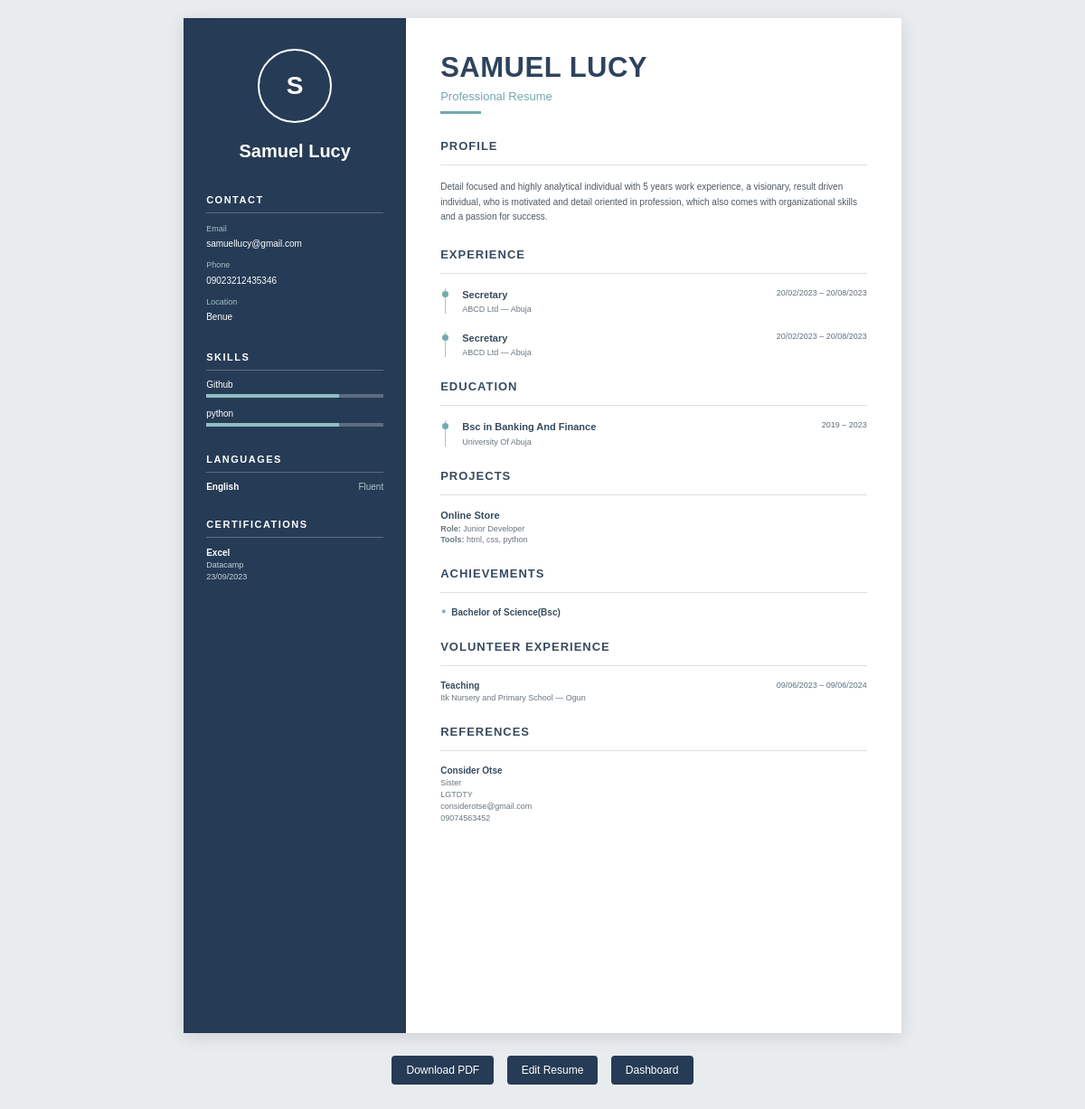
/resume/73, run on the app's committed database.
### tables this page shows
CREATE TABLE resumes (
        id INTEGER PRIMARY KEY,
        name TEXT,
        date_of_birth TEXT,
        email TEXT,
        phone_number TEXT,
        location TEXT,
        summary TEXT
    , template TEXT DEFAULT 'professional', user_id INTEGER);

CREATE TABLE skills (
        id INTEGER PRIMARY KEY,
        resume_id INTEGER,
        skill TEXT,
        FOREIGN KEY (resume_id) REFERENCES resumes(id)
    );

CREATE TABLE languages (
        id INTEGER PRIMARY KEY,
        resume_id INTEGER,
        language TEXT,
        proficiency TEXT,
        FOREIGN KEY (resume_id) REFERENCES resumes(id)
    );

CREATE TABLE certifications (
        id INTEGER PRIMARY KEY,
        resume_id INTEGER,
        name TEXT,
        organization TEXT,
        date TEXT,
        FOREIGN KEY (resume_id) REFERENCES resumes(id)
    );

CREATE TABLE work_experience (
    id INTEGER PRIMARY KEY,
    resume_id INTEGER,
    job_title TEXT,
    company TEXT,
    location TEXT,
    start_date TEXT,
    end_date TEXT,
    description TEXT,
    FOREIGN KEY (resume_id) REFERENCES resumes(id)
    );

CREATE TABLE education (
        id INTEGER PRIMARY KEY,
        resume_id INTEGER,
        school TEXT,
        degree TEXT,
        field TEXT,
        start_year TEXT,
        end_year TEXT, education_type TEXT,
        FOREIGN KEY (resume_id) REFERENCES resumes(id)
    );

CREATE TABLE projects (
        id INTEGER PRIMARY KEY,
        resume_id INTEGER,
        project_name TEXT,
        description TEXT,
        role TEXT,
        tools TEXT,
        project_link TEXT,
        FOREIGN KEY (resume_id) REFERENCES resumes(id)
    );

CREATE TABLE achievements (
        id INTEGER PRIMARY KEY,
        resume_id INTEGER,
        title TEXT,
        description TEXT,
        FOREIGN KEY (resume_id) REFERENCES resumes(id)
    );

CREATE TABLE volunteer_experience (
        id INTEGER PRIMARY KEY,
        resume_id INTEGER,
        organization TEXT,
        role TEXT,
        location TEXT,
        start_date TEXT,
        end_date TEXT,
        description TEXT,
        FOREIGN KEY (resume_id) REFERENCES resumes(id)
    );

CREATE TABLE resume_references (
        id INTEGER PRIMARY KEY,
        resume_id INTEGER,
        name TEXT,
        relationship TEXT,
        organization TEXT,
        email TEXT,
        phone_number TEXT,
        FOREIGN KEY (resume_id) REFERENCES resumes(id)
    );

### app.py (the view)
@app.route("/resume/<int:resume_id>")
def view_resume(resume_id):
    resume = get_complete_resume(resume_id)
    if not resume:
        return "Resume not found", 404
    if resume["template"] == "modern":
        template_file = "resume_modern.html"
    else:
        template_file = "resume.html"
    return render_template(
        template_file,
        resume=resume
    )

### templates/resume_modern.html (shortened to what this page needs)
<!DOCTYPE html>
<html>
<head>
</head>
<body>
<div class="modern-resume">
    <aside class="modern-sidebar">
        <div class="profile-area">
            <div class="profile-circle">
                {{ resume["personal_information"]["name"][0] | upper }}
            </div>
            <p class="sidebar-name">
                {{ resume["personal_information"]["name"] }}
            </p>
        </div>
        <div class="sidebar-section">
            <div class="sidebar-title">
                Contact
            </div>
            {% if resume["personal_information"]["email"] %}
                <div class="contact-item">
                    <span class="contact-label">Email</span>
                    {{ resume["personal_information"]["email"] }}
                </div>
            {% endif %}
            {% if resume["personal_information"]["phone_number"] %}
                <div class="contact-item">
                    <span class="contact-label">Phone</span>
                    {{ resume["personal_information"]["phone_number"] }}
                </div>
            {% endif %}
            {% if resume["personal_information"]["location"] %}
                <div class="contact-item">
                    <span class="contact-label">Location</span>
                    {{ resume["personal_information"]["location"] }}
                </div>
            {% endif %}
        </div>
        {% if resume["skills"] %}
        <div class="sidebar-section">
            <div class="sidebar-title">
                Skills
            </div>
            {% for skill in resume["skills"] %}
                {% if skill["skill"] %}
                <div class="skill-item">
                    <div class="skill-name">
                        {{ skill["skill"] }}
                    </div>
                    <div class="skill-bar">
                        <div class="skill-level"></div>
                    </div>
                </div>
                {% endif %}
            {% endfor %}
        </div>
        {% endif %}
        {% if resume["languages"] %}
        <div class="sidebar-section">
            <div class="sidebar-title">
                Languages
            </div>
            {% for language in resume["languages"] %}
                <div class="language-item">
                    <span class="language-name">
                        {{ language["language"] }}
                    </span>
                    {% if language["proficiency"] %}
                        <span class="language-level">
                            {{ language["proficiency"] }}
                        </span>
                    {% endif %}
                </div>
            {% endfor %}
        </div>
        {% endif %}
        {% if resume["certifications"] %}
        <div class="sidebar-section">
            <div class="sidebar-title">
                Certifications
            </div>
            {% for certification in resume["certifications"] %}
                <div class="certification-item">
                    {% if certification["name"] %}
                        <div class="certification-name">
                            {{ certification["name"] }}
                        </div>
                    {% endif %}
                    {% if certification["organization"] %}
                        <div class="certification-organization">
                            {{ certification["organization"] }}
                        </div>
                    {% endif %}
                    {% if certification["date"] %}
                        <div class="certification-date">
                            {{ certification["date"] }}
                        </div>
                    {% endif %}
                </div>
            {% endfor %}
        </div>
        {% endif %}
    </aside>
    <main class="modern-main">
        <header class="modern-header">
            <h1 class="modern-name">
                {{ resume["personal_information"]["name"] }}
            </h1>
            <div class="modern-subtitle">
                Professional Resume
            </div>
            <div class="accent-line"></div>
        </header>
        {% if resume["summary"] %}
        <section class="modern-section">
            <h2 class="modern-section-title">
                Profile
            </h2>
            <div class="section-line"></div>
            <p class="summary-text">
                {{ resume["summary"] }}
            </p>
        </section>
        {% endif %}
        {% if resume["work_experience"] %}
        <section class="modern-section">
            <h2 class="modern-section-title">
                Experience
            </h2>
            <div class="section-line"></div>
            <div class="timeline">
                {% for experience in resume["work_experience"] %}
                <div class="timeline-entry">
                    <div class="entry-header">
                        <div class="entry-title">
                            {{ experience["job_title"] }}
                        </div>
                        {% if experience["start_date"] or experience["end_date"] %}
                        <div class="entry-date">
                            {{ experience["start_date"] }}
                            {% if experience["start_date"] and experience["end_date"] %}
                                –
                            {% endif %}
                            {{ experience["end_date"] }}
                        </div>
                        {% endif %}
                    </div>
                    {% if experience["company"] or experience["location"] %}
                    <div class="entry-meta">
                        {{ experience["company"] }}
                        {% if experience["company"] and experience["location"] %}
                            —
                        {% endif %}
                        {{ experience["location"] }}
                    </div>
                    {% endif %}
                </div>
                {% endfor %}
            </div>
        </section>
        {% endif %}
        {% if resume["education"] %}
        <section class="modern-section">
            <h2 class="modern-section-title">
                Education
            </h2>
            <div class="section-line"></div>
            <div class="timeline">
                {% for education in resume["education"] %}
                <div class="timeline-entry">
                    <div class="entry-header">
                        <div class="entry-title">
                            {{ education["degree"] }}
                            {% if education["field"] %}
                                in {{ education["field"] }}
                            {% endif %}
                        </div>
                        <div class="entry-date">
                            {{ education["start_year"] }}
                            {% if education["start_year"] and education["end_year"] %}
                                –
                            {% endif %}
                            {{ education["end_year"] }}
                        </div>
                    </div>
                    {% if education["school"] %}
                    <div class="entry-meta">
                        {{ education["school"] }}
                    </div>
                    {% endif %}
                </div>
                {% endfor %}
            </div>
        </section>
        {% endif %}
        {% if resume["projects"] %}
        <section class="modern-section">
            <h2 class="modern-section-title">
                Projects
            </h2>
            <div class="section-line"></div>
            {% for project in resume["projects"] %}
            <div class="project-entry">
                {% if project["project_name"] %}
                <div class="project-title">
                    {{ project["project_name"] }}
                </div>
                {% endif %}
                {% if project["role"] %}
                <p class="project-meta">
                    <strong>Role:</strong>
                    {{ project["role"] }}
                </p>
                {% endif %}
                {% if project["tools"] %}
                <p class="project-meta">
                    <strong>Tools:</strong>
                    {{ project["tools"] }}
                </p>
                {% endif %}
            </div>
            {% endfor %}
        </section>
        {% endif %}
        {% if resume["achievements"] %}
        <section class="modern-section">
            <h2 class="modern-section-title">
                Achievements
            </h2>
            <div class="section-line"></div>
            {% for achievement in resume["achievements"] %}
            <div class="achievement-entry">
                {% if achievement["title"] %}
                <div class="achievement-title">
                    {{ achievement["title"] }}
                </div>
                {% endif %}
            </div>
            {% endfor %}
        </section>
        {% endif %}
        {% if resume["volunteer_experience"] %}
        <section class="modern-section">
            <h2 class="modern-section-title">
                Volunteer Experience
            </h2>
            <div class="section-line"></div>
            {% for volunteer in resume["volunteer_experience"] %}
            <div class="simple-entry">
                <div class="entry-header">
                    <div class="simple-title">
                        {{ volunteer["role"] }}
                    </div>
                    <div class="entry-date">
                        {{ volunteer["start_date"] }}
                        {% if volunteer["start_date"] and volunteer["end_date"] %}
                            –
                        {% endif %}
                        {{ volunteer["end_date"] }}
                    </div>
                </div>
                <div class="simple-meta">
                    {{ volunteer["organization"] }}
                    {% if volunteer["organization"] and volunteer["location"] %}
                        —
                    {% endif %}
                    {{ volunteer["location"] }}
                </div>
            </div>
            {% endfor %}
        </section>
        {% endif %}
        {% if resume["references"] %}
        <section class="modern-section">
            <h2 class="modern-section-title">
                References
            </h2>
            <div class="section-line"></div>
            {% for reference in resume["references"] %}
            <div class="simple-entry">
                {% if reference["name"] %}
                <div class="simple-title">
                    {{ reference["name"] }}
                </div>
                {% endif %}
                {% if reference["relationship"] %}
                <div class="simple-meta">
                    {{ reference["relationship"] }}
                </div>
                {% endif %}
                {% if reference["organization"] %}
                <div class="simple-meta">
                    {{ reference["organization"] }}
                </div>
                {% endif %}
                {% if reference["email"] %}
                <div class="simple-meta">
                    {{ reference["email"] }}
                </div>
                {% endif %}
                {% if reference["phone_number"] %}
                <div class="simple-meta">
                    {{ reference["phone_number"] }}
                </div>
                {% endif %}
            </div>
            {% endfor %}
        </section>
        {% endif %}
    </main>
</div>
{% if not pdf %}
<div class="resume-actions">
    <a href="/resume/{{ resume['personal_information']['id'] }}/pdf">
        Download PDF
    </a>
    <a href="/edit/{{ resume['personal_information']['id'] }}">
        Edit Resume
    </a>
    <a href="/dashboard">
        Dashboard
    </a>
</div>
{% endif %}
</body>
</html>

### data on the page
resumes: name "S", personal_information.name "Samuel Lucy", personal_information.email "samuellucy@gmail.com", personal_information.phone_number "09023212435346", personal_information.location "Benue", personal_information.name "SAMUEL LUCY", summary "Detail focused and highly analytical individual with 5 years work experience, a visionary, result driven individual, who is motivated and detail oriented in profession, which also comes with organizational skills and a passion for success."
skills: skill "Github"
skills: skill "python"
languages: language "English", proficiency "Fluent"
certifications: name "Excel", organization "Datacamp", date "23/09/2023"
work_experience: job_title "Secretary", start_date "20/02/2023", end_date "20/08/2023", company "ABCD Ltd", location "Abuja"
work_experience: job_title "Secretary", start_date "20/02/2023", end_date "20/08/2023", company "ABCD Ltd", location "Abuja"
education: degree "Bsc", field "Banking And Finance", start_year "2019", end_year "2023", school "University Of Abuja"
projects: project_name "Online Store", role "Junior Developer", tools "html, css, python"
achievements: title "Bachelor of Science(Bsc)"
volunteer_experience: role "Teaching", start_date "09/06/2023", end_date "09/06/2024", organization "Itk Nursery and Primary School", location "Ogun"
resume_references: name "Consider Otse", relationship "Sister", organization "LGTDTY", email "considerotse@gmail.com", phone_number "09074563452"
